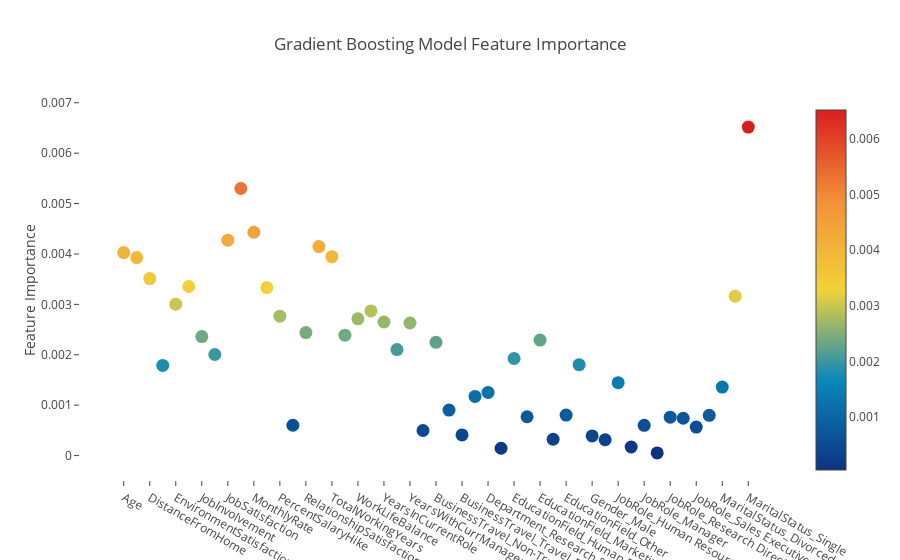

Notebook cell for this chart:
### Markdown cell above
##### Feature Ranking with Gradient Boosting

### Code cell
# Scatter plot 
trace = go.Scatter(
    y = gb.feature_importances_,
    x = new_attrition_data_df.columns.values,
    mode='markers',
    marker=dict(
        sizemode = 'diameter',
        sizeref = 1,
        size = 13,
        #size= rf.feature_importances_,
        #color = np.random.randn(500), #set color equal to a variable
        color = gb.feature_importances_,
        colorscale='Portland',
        showscale=True
    ),
    text = new_attrition_data_df.columns.values
)
data = [trace]

layout= go.Layout(
    autosize= True,
    title= 'Gradient Boosting Model Feature Importance',
    hovermode= 'closest',
     xaxis= dict(
         ticklen= 5,
         showgrid=False,
        zeroline=False,
        showline=False
     ),
    yaxis=dict(
        title= 'Feature Importance',
        showgrid=False,
        zeroline=False,
        ticklen= 5,
        gridwidth= 2
    ),
    showlegend= False
)
fig = go.Figure(data=data, layout=layout)
py.iplot(fig,filename='scatter')

### Figure 1 — Plotly figure (JSON) as saved in the notebook; plotly's stock layout.template omitted (floating-point values rounded to 4 significant figures)
{"data": [{"marker": {"color": [0.004028, 0.003928, 0.003513, 0.001788, 0.003004, 0.003354, 0.002362, 0.002006, 0.004274, 0.005299, 0.004431, 0.003333, 0.002766, 0.0006015, 0.00244, 0.004147, 0.003946, 0.002388, 0.002713, 0.002869, 0.00265, 0.002103, 0.00263, 0.0004971, 0.002248, 0.0009037, 0.0004095, 0.001174, 0.001253, 0.0001458, 0.001926, 0.0007705, 0.002293, 0.0003243, 0.0008029, 0.001803, 0.000389, 0.0003137, 0.001447, 0.0001705, 0.0006002, 5.359e-05, 0.0007627, 0.0007405, 0.0005661, 0.0007977, 0.001358, 0.003161, 0.006517], "colorscale": "Portland", "showscale": true, "size": 13, "sizemode": "diameter", "sizeref": 1}, "mode": "markers", "text": ["Age", "DailyRate", "DistanceFromHome", "Education", "EnvironmentSatisfaction", "HourlyRate", "JobInvolvement", "JobLevel", "JobSatisfaction", "MonthlyIncome", "MonthlyRate", "NumCompaniesWorked", "PercentSalaryHike", "PerformanceRating", "RelationshipSatisfaction", "StockOptionLevel", "TotalWorkingYears", "TrainingTimesLastYear", "WorkLifeBalance", "YearsAtCompany", "YearsInCurrentRole", "YearsSinceLastPromotion", "YearsWithCurrManager", "attrition", "BusinessTravel_Non-Travel", "BusinessTravel_Travel_Frequently", "BusinessTravel_Travel_Rarely", "Department_Human Resources", "Department_Research & Development", "Department_Sales", "EducationField_Human Resources", "EducationField_Life Sciences", "EducationField_Marketing", "EducationField_Medical", "EducationField_Other", "EducationField_Technical Degree", "Gender_Male", "JobRole_Healthcare Representative", "JobRole_Human Resources", "JobRole_Laboratory Technician", "JobRole_Manager", "JobRole_Manufacturing Director", "JobRole_Research Director", "JobRole_Research Scientist", "JobRole_Sales Executive", "JobRole_Sales Representative", "MaritalStatus_Divorced", "MaritalStatus_Married", "MaritalStatus_Single", "OverTime_Yes"], "type": "scatter", "x": ["Age", "DailyRate", "DistanceFromHome", "Education", "EnvironmentSatisfaction", "HourlyRate", "JobInvolvement", "JobLevel", "JobSatisfaction", "MonthlyIncome", "MonthlyRate", "NumCompaniesWorked", "PercentSalaryHike", "PerformanceRating", "RelationshipSatisfaction", "StockOptionLevel", "TotalWorkingYears", "TrainingTimesLastYear", "WorkLifeBalance", "YearsAtCompany", "YearsInCurrentRole", "YearsSinceLastPromotion", "YearsWithCurrManager", "attrition", "BusinessTravel_Non-Travel", "BusinessTravel_Travel_Frequently", "BusinessTravel_Travel_Rarely", "Department_Human Resources", "Department_Research & Development", "Department_Sales", "EducationField_Human Resources", "EducationField_Life Sciences", "EducationField_Marketing", "EducationField_Medical", "EducationField_Other", "EducationField_Technical Degree", "Gender_Male", "JobRole_Healthcare Representative", "JobRole_Human Resources", "JobRole_Laboratory Technician", "JobRole_Manager", "JobRole_Manufacturing Director", "JobRole_Research Director", "JobRole_Research Scientist", "JobRole_Sales Executive", "JobRole_Sales Representative", "MaritalStatus_Divorced", "MaritalStatus_Married", "MaritalStatus_Single", "OverTime_Yes"], "y": [0.004028, 0.003928, 0.003513, 0.001788, 0.003004, 0.003354, 0.002362, 0.002006, 0.004274, 0.005299, 0.004431, 0.003333, 0.002766, 0.0006015, 0.00244, 0.004147, 0.003946, 0.002388, 0.002713, 0.002869, 0.00265, 0.002103, 0.00263, 0.0004971, 0.002248, 0.0009037, 0.0004095, 0.001174, 0.001253, 0.0001458, 0.001926, 0.0007705, 0.002293, 0.0003243, 0.0008029, 0.001803, 0.000389, 0.0003137, 0.001447, 0.0001705, 0.0006002, 5.359e-05, 0.0007627, 0.0007405, 0.0005661, 0.0007977, 0.001358, 0.003161, 0.006517]}], "layout": {"autosize": true, "hovermode": "closest", "showlegend": false, "title": "Gradient Boosting Model Feature Importance", "xaxis": {"showgrid": false, "showline": false, "ticklen": 5, "zeroline": false}, "yaxis": {"gridwidth": 2, "showgrid": false, "ticklen": 5, "title": "Feature Importance", "zeroline": false}}}
